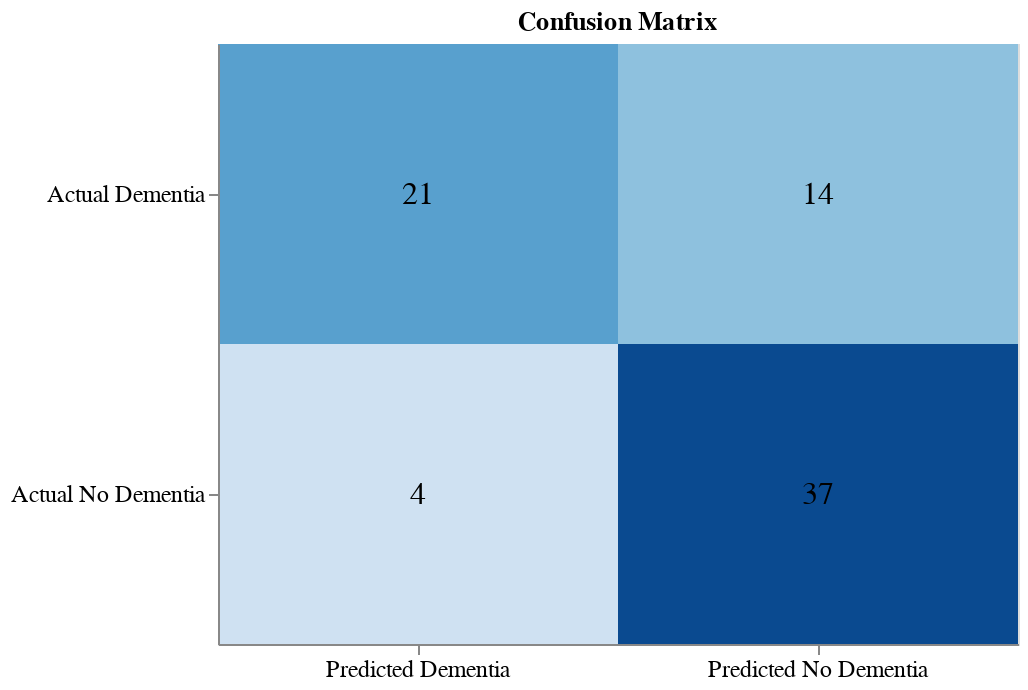

Notebook source saved alongside this figure:
### Code cell
best_model_pred = best_model.predict(X_test_scaled)
best_model_score = best_model.score(X_test_scaled, y_test)

conf_matrix = confusion_matrix(y_test, best_model_pred)
conf_df = pd.DataFrame(conf_matrix, index=['Actual Dementia', 'Actual No Dementia'],
                       columns=['Predicted Dementia', 'Predicted No Dementia'])

print(conf_df)

conf_df_i_long = pd.melt(conf_df.reset_index(), id_vars='index')

print(conf_df_i_long)

plt.style.use('ggplot')

# Print a classification report
print("Classification Report:")
print(classification_report(y_test, best_model_pred))

altair_conf_table(conf_df)

### Figure 1 — Vega-Lite specification as saved in the notebook (floating-point values rounded to 4 significant figures)
{"config": {"view": {"continuousWidth": 400, "continuousHeight": 300}, "axis": {"labelAngle": 0, "labelFontSize": 12, "title": null}, "legend": {"cornerRadius": 10, "direction": "horizontal", "fillColor": "#f5f5f5", "labelColor": "gray", "labelFont": "Arial", "labelFontSize": 12, "legendX": 650, "legendY": 0, "orient": "none", "padding": 10, "strokeColor": "white", "title": null}}, "layer": [{"mark": "rect", "encoding": {"color": {"field": "value", "legend": null, "scale": {"scheme": "blues"}, "type": "quantitative"}, "tooltip": [{"field": "value", "type": "nominal"}], "x": {"field": "variable", "type": "ordinal"}, "y": {"field": "index", "type": "ordinal"}}, "height": 300, "title": "Confusion Matrix", "width": 400}, {"mark": {"type": "text", "baseline": "middle", "fontSize": 16}, "encoding": {"text": {"field": "value", "type": "quantitative"}, "x": {"field": "variable", "type": "ordinal"}, "y": {"field": "index", "type": "ordinal"}}}], "data": {"name": "data-1a91f583b41ab149efb74797a1f0053d"}, "$schema": "https://vega.github.io/schema/vega-lite/v4.17.0.json", "datasets": {"data-1a91f583b41ab149efb74797a1f0053d": [{"index": "Actual Dementia", "variable": "Predicted Dementia", "value": 21}, {"index": "Actual No Dementia", "variable": "Predicted Dementia", "value": 4}, {"index": "Actual Dementia", "variable": "Predicted No Dementia", "value": 14}, {"index": "Actual No Dementia", "variable": "Predicted No Dementia", "value": 37}]}}
